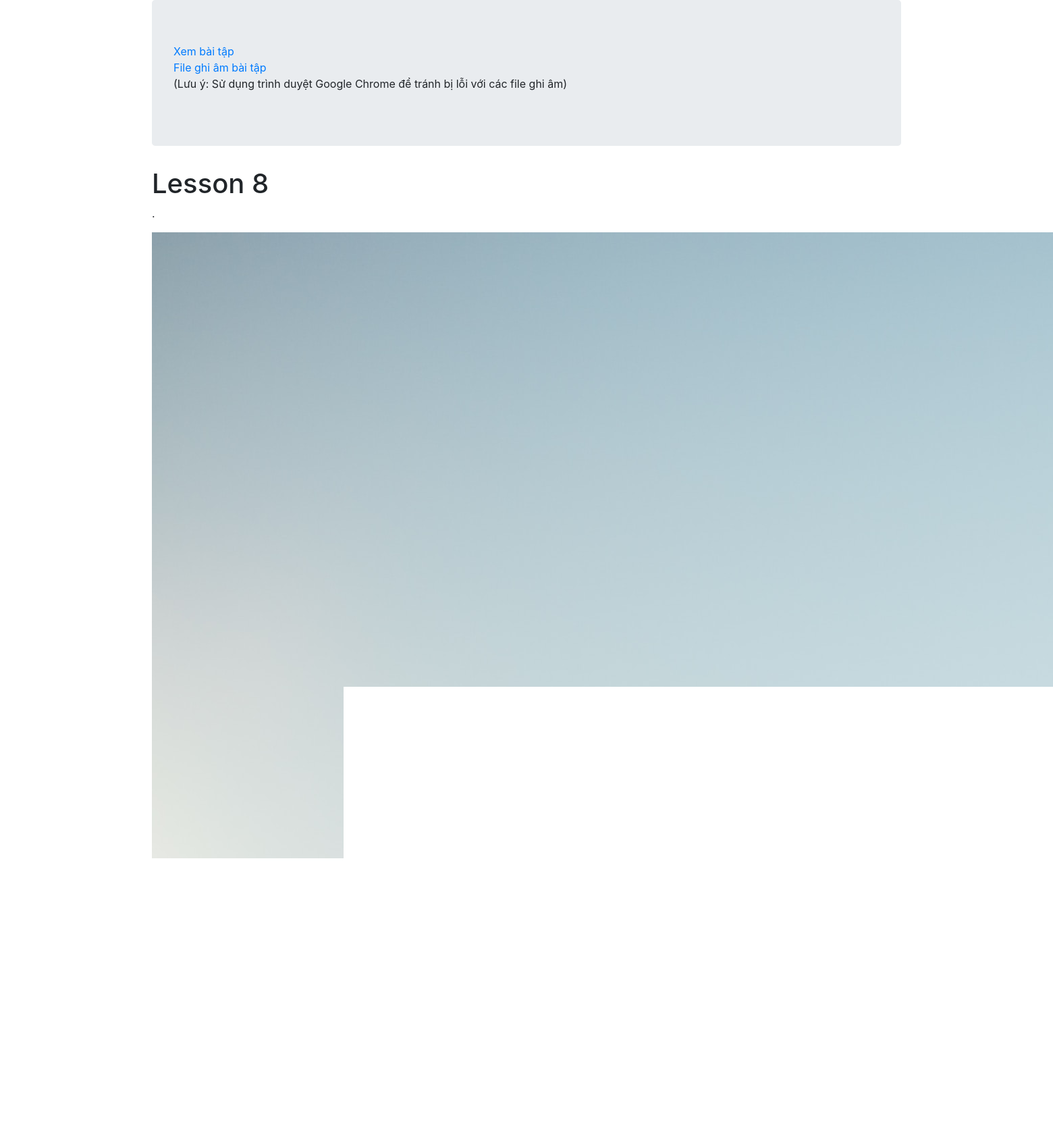
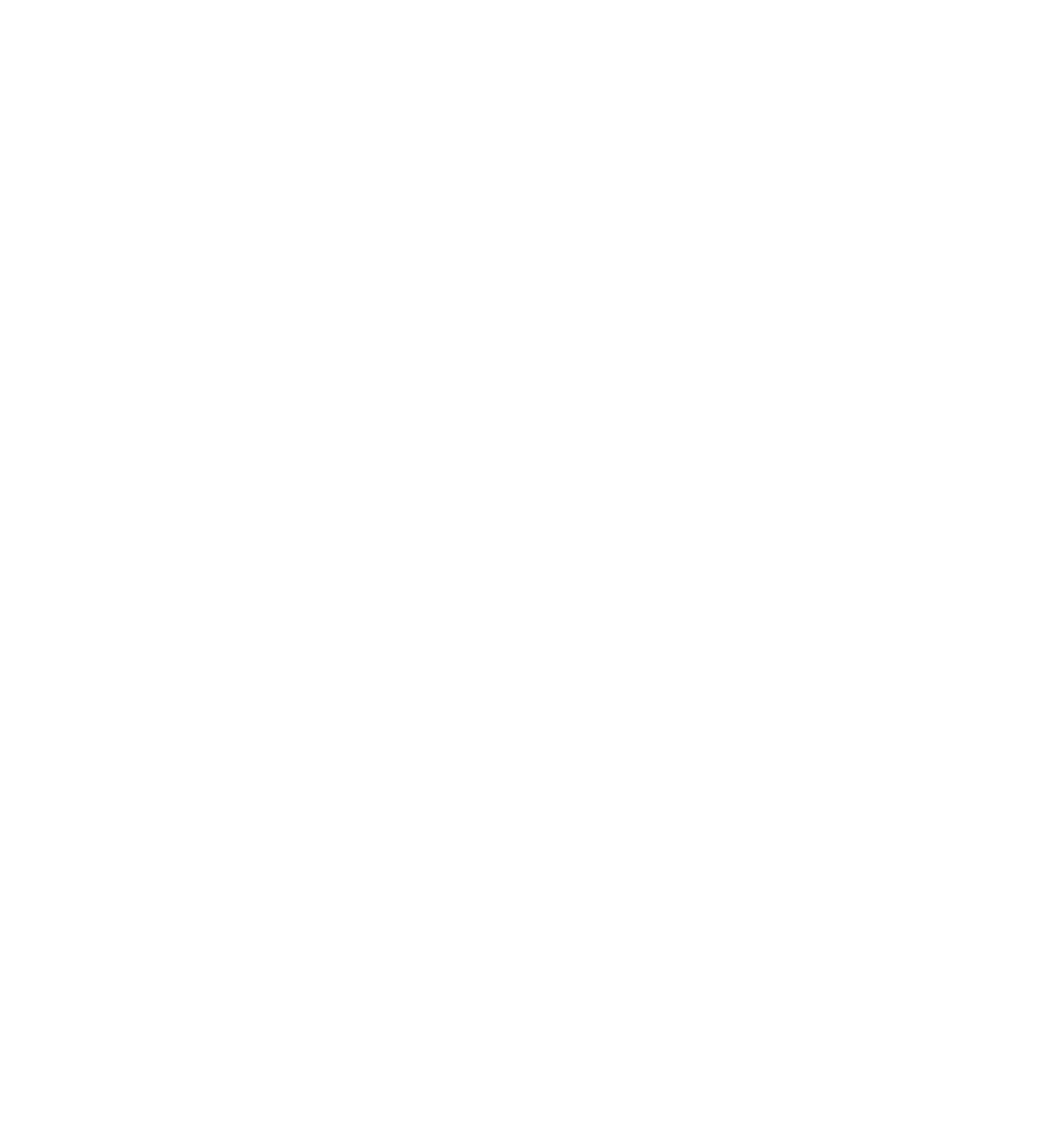
The app's page /homeworks/10/ (upper part) with its own data (2 pictures, top to bottom).
### my_app/models.py (models this page shows, shortened)
class Homework(models.Model):
    lecture = models.CharField( max_length=50)
    questions = models.TextField(null = True)
    question_img = models.ImageField( upload_to='homeworks', null='True', blank = 'True')
    answers = []

### my_app/views.py (the view)
# urls.py: path('<int:pk>/', views.HomeworkDetailView.as_view(), name='detail'),
class HomeworkDetailView(DetailView):
    model = Homework

### my_app/templates/my_app/homework_detail.html (shortened to what this page needs)
{% extends 'base.html' %}
{% block Body %}
 <h1> {{homework.lecture}} </h1>
 <p> {{homework.questions|safe|linebreaksbr}} </p>
 <img src="{{ homework.question_img.url }}" alt="Image not found">
{% endblock Body %}

### records on screen
Homework: lecture "Lesson 8", questions ".", question_img (picture)
